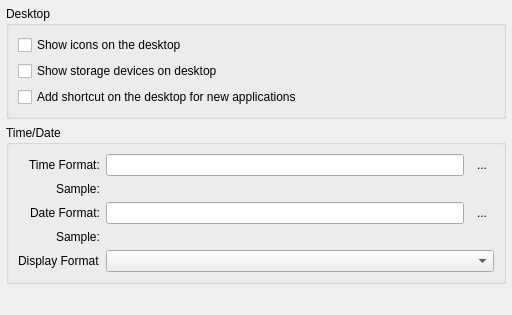
<?xml version="1.0" encoding="UTF-8"?>
<ui version="4.0">
 <class>page_session_options</class>
 <widget class="QWidget" name="page_session_options">
  <property name="geometry">
   <rect>
    <x>0</x>
    <y>0</y>
    <width>512</width>
    <height>315</height>
   </rect>
  </property>
  <property name="windowTitle">
   <string>Form</string>
  </property>
  <layout class="QVBoxLayout" name="verticalLayout">
   <property name="leftMargin">
    <number>6</number>
   </property>
   <property name="topMargin">
    <number>6</number>
   </property>
   <property name="rightMargin">
    <number>6</number>
   </property>
   <property name="bottomMargin">
    <number>6</number>
   </property>
   <item>
    <widget class="QGroupBox" name="groupBox_2">
     <property name="title">
      <string>Desktop</string>
     </property>
     <layout class="QVBoxLayout" name="verticalLayout_3">
      <item>
       <widget class="QCheckBox" name="check_desktop_autolaunchers">
        <property name="text">
         <string>Show icons on the desktop</string>
        </property>
       </widget>
      </item>
      <item>
       <widget class="QCheckBox" name="check_media_icons">
        <property name="text">
         <string>Show storage devices on desktop</string>
        </property>
       </widget>
      </item>
      <item>
       <widget class="QCheckBox" name="check_autoapplinks">
        <property name="statusTip">
         <string>Automatically create/remove desktop symlinks for applications that are installed/removed</string>
        </property>
        <property name="text">
         <string>Add shortcut on the desktop for new applications</string>
        </property>
       </widget>
      </item>
     </layout>
    </widget>
   </item>
   <item>
    <widget class="QGroupBox" name="groupBox">
     <property name="title">
      <string>Time/Date</string>
     </property>
     <layout class="QVBoxLayout" name="verticalLayout_2">
      <item>
       <layout class="QFormLayout" name="formLayout_3">
        <property name="fieldGrowthPolicy">
         <enum>QFormLayout::AllNonFixedFieldsGrow</enum>
        </property>
        <property name="labelAlignment">
         <set>Qt::AlignRight|Qt::AlignTrailing|Qt::AlignVCenter</set>
        </property>
        <item row="0" column="0">
         <widget class="QLabel" name="label_24">
          <property name="text">
           <string>Time Format:</string>
          </property>
         </widget>
        </item>
        <item row="0" column="1">
         <layout class="QHBoxLayout" name="horizontalLayout_3">
          <item>
           <widget class="QLineEdit" name="line_session_time"/>
          </item>
          <item>
           <widget class="QToolButton" name="tool_help_time">
            <property name="toolTip">
             <string>View format codes</string>
            </property>
            <property name="text">
             <string notr="true">...</string>
            </property>
            <property name="autoRaise">
             <bool>true</bool>
            </property>
           </widget>
          </item>
         </layout>
        </item>
        <item row="1" column="0">
         <widget class="QLabel" name="label_28">
          <property name="text">
           <string>Sample:</string>
          </property>
         </widget>
        </item>
        <item row="1" column="1">
         <widget class="QLabel" name="label_session_timesample">
          <property name="text">
           <string notr="true"/>
          </property>
          <property name="alignment">
           <set>Qt::AlignCenter</set>
          </property>
         </widget>
        </item>
        <item row="2" column="0">
         <widget class="QLabel" name="label_25">
          <property name="text">
           <string>Date Format:</string>
          </property>
         </widget>
        </item>
        <item row="2" column="1">
         <layout class="QHBoxLayout" name="horizontalLayout_21">
          <item>
           <widget class="QLineEdit" name="line_session_date"/>
          </item>
          <item>
           <widget class="QToolButton" name="tool_help_date">
            <property name="toolTip">
             <string>View format codes</string>
            </property>
            <property name="text">
             <string notr="true">...</string>
            </property>
            <property name="autoRaise">
             <bool>true</bool>
            </property>
           </widget>
          </item>
         </layout>
        </item>
        <item row="3" column="0">
         <widget class="QLabel" name="label_29">
          <property name="text">
           <string>Sample:</string>
          </property>
          <property name="alignment">
           <set>Qt::AlignLeading|Qt::AlignLeft|Qt::AlignVCenter</set>
          </property>
         </widget>
        </item>
        <item row="3" column="1">
         <widget class="QLabel" name="label_session_datesample">
          <property name="text">
           <string notr="true"/>
          </property>
          <property name="alignment">
           <set>Qt::AlignCenter</set>
          </property>
         </widget>
        </item>
        <item row="4" column="0">
         <widget class="QLabel" name="label_27">
          <property name="text">
           <string>Display Format</string>
          </property>
         </widget>
        </item>
        <item row="4" column="1">
         <widget class="QComboBox" name="combo_session_datetimeorder"/>
        </item>
       </layout>
      </item>
     </layout>
    </widget>
   </item>
   <item>
    <spacer name="verticalSpacer_2">
     <property name="orientation">
      <enum>Qt::Vertical</enum>
     </property>
     <property name="sizeHint" stdset="0">
      <size>
       <width>20</width>
       <height>100</height>
      </size>
     </property>
    </spacer>
   </item>
  </layout>
 </widget>
 <resources/>
 <connections/>
</ui>
